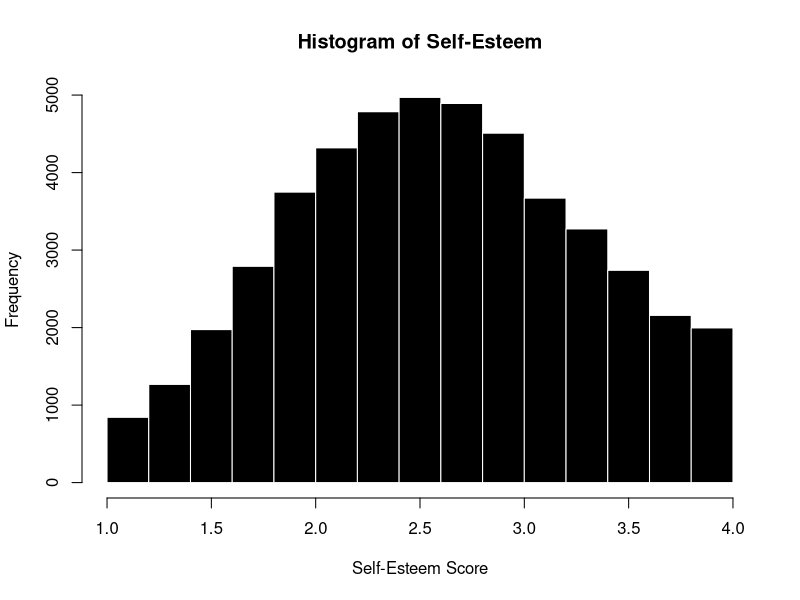
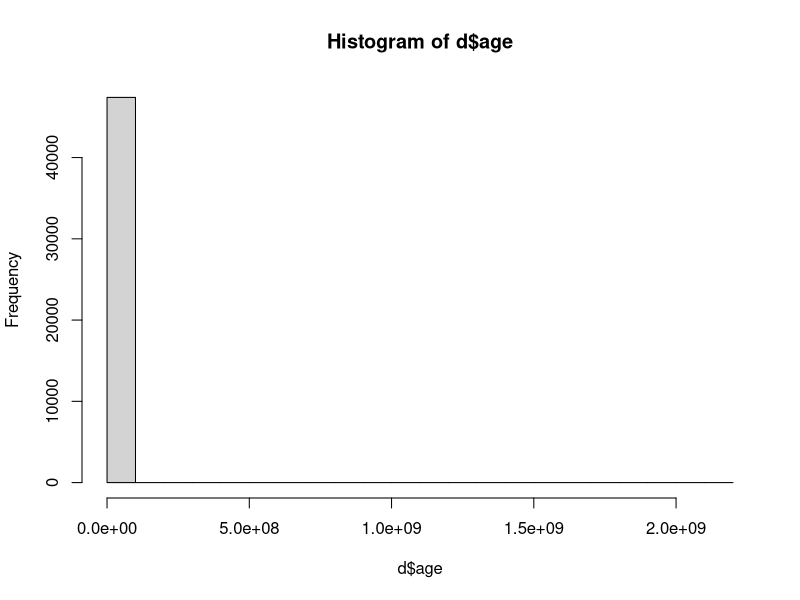
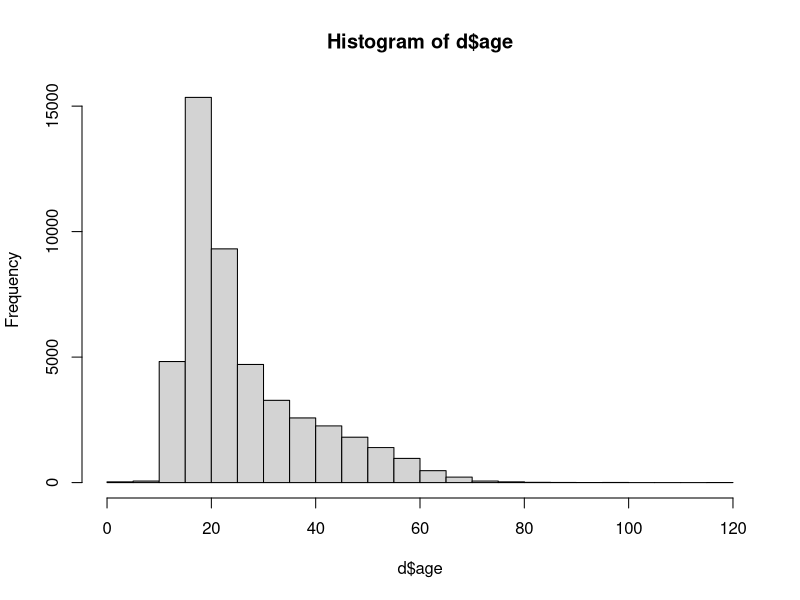

Here is the R script that generated these plots, in order:
## ---- chunk 1
#| include: false
d <- read.csv("../datasets/Self-Esteem Dataset/data.csv", stringsAsFactors = T, na.strings = "0", sep = "\t")
SELFES.df <- data.frame(d[,c(1:2,4,6,7)], 5-d[,c(3,5,8:10)])
d$SELFES <- rowMeans(SELFES.df, na.rm = T)
## ---- chunk 2
hist(d$SELFES, col = 'black', bor = 'white', 
     main = "Histogram of Self-Esteem", 
     xlab = "Self-Esteem Score", breaks = 15)
## ---- chunk 3
hist(d$age)
## ---- chunk 4
d[d$age > 120 & !is.na(d$age),]$age
## ---- chunk 5
mean(d$age, na.rm = T)
median(d$age, na.rm = T)
## ---- chunk 6
d[d$age > 120 & !is.na(d$age),]$age <- NA
hist(d$age)
## ---- chunk 7
mean(d$age, na.rm = T)
sd(d$age, na.rm = T)
## ---- chunk 8
elders <- d[d$age > 80 & !is.na(d$age),]$age
elders
## ---- chunk 9
scale(elders)
## ---- chunk 10
(elders - mean(d$age, na.rm = T))/ # distance from the mean...divided by.
  sd(d$age, na.rm = T) # standard deviation
